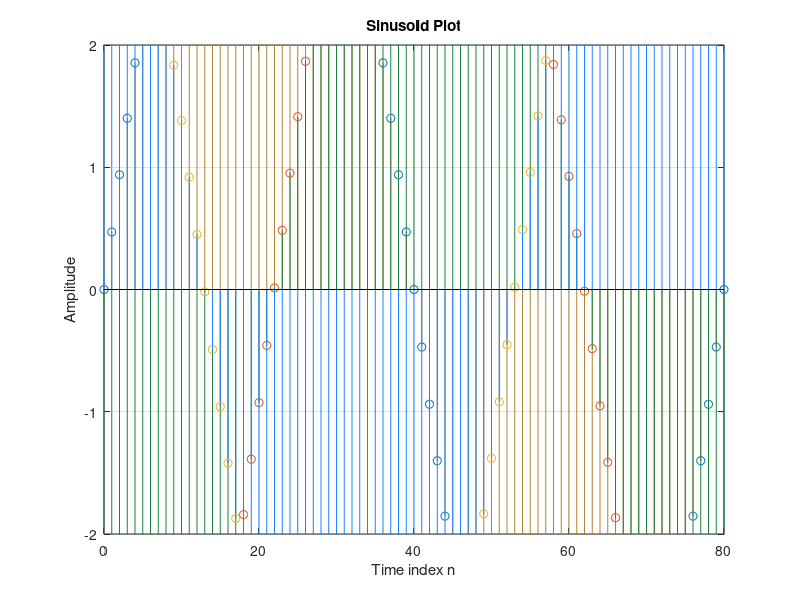

This figure's MATLAB source:
clf;

a = -80;
b = 80;

n = a:b; %sample length
fs = 0.0125; %sample frequency
phi = 0;
Amp = 6;

x = Amp*sin(2*pi*fs*n - phi);           %signal 1
x2 = -Amp*sin(2*pi*fs*n - (phi + 30));  %signal 2
x3 = -Amp*sin(2*pi*fs*n - (phi + 45));  %signal 3 blue

clf
stem(n, x, 'Color',[.70 .51 .201])
axis([0 b -2 2]);
grid;
title('Sinusoid Plot')
xlabel('Time index n')
ylabel('Amplitude')
axis

hold on

stem(n, x2, 'Color',[.10 .51 .240])
stem(n, x3, 'Color',[.10 .51 1]) %blue